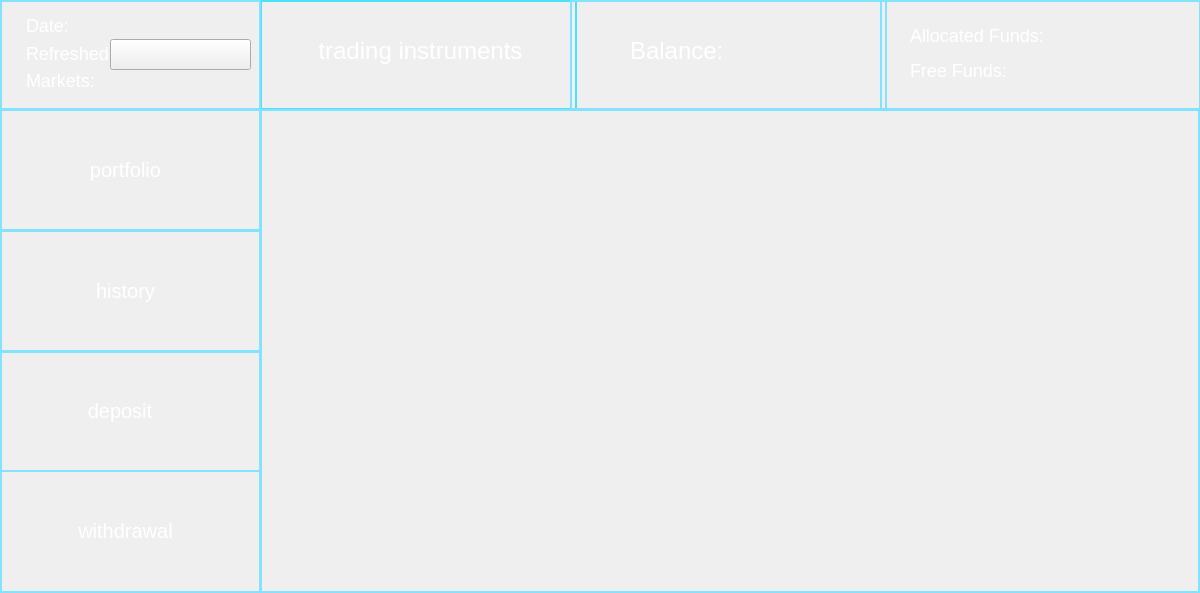
<?xml version="1.0" encoding="UTF-8"?>
<ui version="4.0">
 <class>StartMenu</class>
 <widget class="QMainWindow" name="StartMenu">
  <property name="geometry">
   <rect>
    <x>0</x>
    <y>0</y>
    <width>1200</width>
    <height>593</height>
   </rect>
  </property>
  <property name="windowTitle">
   <string>Stock Simulator</string>
  </property>
  <property name="styleSheet">
   <string notr="true">color: rgb(255, 255, 255);</string>
  </property>
  <widget class="QWidget" name="mainWin">
   <property name="styleSheet">
    <string notr="true">background-color: rgb(0, 0, 0);
QWidget#mainWin {
    border: 2px solid rgb(255, 225, 255);
}</string>
   </property>
   <widget class="QFrame" name="funds">
    <property name="geometry">
     <rect>
      <x>880</x>
      <y>0</y>
      <width>321</width>
      <height>110</height>
     </rect>
    </property>
    <property name="styleSheet">
     <string notr="true">QFrame#funds {
	border: 2px solid rgb(131, 226, 255)
}</string>
    </property>
    <property name="frameShape">
     <enum>QFrame::StyledPanel</enum>
    </property>
    <property name="frameShadow">
     <enum>QFrame::Raised</enum>
    </property>
    <widget class="QLabel" name="fundsLabel">
     <property name="geometry">
      <rect>
       <x>30</x>
       <y>50</y>
       <width>101</width>
       <height>41</height>
      </rect>
     </property>
     <property name="styleSheet">
      <string notr="true">QLabel#fundsLabel {
	font-size: 18px;
}</string>
     </property>
     <property name="text">
      <string>Free Funds:</string>
     </property>
    </widget>
    <widget class="QLabel" name="AllocatedFundsLabel">
     <property name="geometry">
      <rect>
       <x>30</x>
       <y>20</y>
       <width>141</width>
       <height>31</height>
      </rect>
     </property>
     <property name="styleSheet">
      <string notr="true">QLabel#AllocatedFundsLabel {
	font-size: 18px;
}</string>
     </property>
     <property name="text">
      <string>Allocated Funds:</string>
     </property>
    </widget>
    <widget class="QLabel" name="allocatedFundsValue">
     <property name="geometry">
      <rect>
       <x>170</x>
       <y>24</y>
       <width>141</width>
       <height>21</height>
      </rect>
     </property>
     <property name="text">
      <string/>
     </property>
    </widget>
    <widget class="QLabel" name="freeFundsValue">
     <property name="geometry">
      <rect>
       <x>130</x>
       <y>58</y>
       <width>171</width>
       <height>21</height>
      </rect>
     </property>
     <property name="text">
      <string/>
     </property>
    </widget>
   </widget>
   <widget class="QFrame" name="instrumentsFrame">
    <property name="geometry">
     <rect>
      <x>260</x>
      <y>0</y>
      <width>317</width>
      <height>110</height>
     </rect>
    </property>
    <property name="maximumSize">
     <size>
      <width>951</width>
      <height>16777215</height>
     </size>
    </property>
    <property name="styleSheet">
     <string notr="true">QFrame#instrumentsFrame {
    border: 2px solid rgb(73, 225, 255);
}</string>
    </property>
    <property name="frameShape">
     <enum>QFrame::StyledPanel</enum>
    </property>
    <property name="frameShadow">
     <enum>QFrame::Raised</enum>
    </property>
    <widget class="QPushButton" name="instrumentsButton">
     <property name="geometry">
      <rect>
       <x>50</x>
       <y>30</y>
       <width>221</width>
       <height>41</height>
      </rect>
     </property>
     <property name="styleSheet">
      <string notr="true">QPushButton#instrumentsButton {
	border: none;
	font-size: 24px;
}</string>
     </property>
     <property name="text">
      <string>trading instruments</string>
     </property>
    </widget>
   </widget>
   <widget class="QFrame" name="balance">
    <property name="geometry">
     <rect>
      <x>570</x>
      <y>0</y>
      <width>317</width>
      <height>110</height>
     </rect>
    </property>
    <property name="styleSheet">
     <string notr="true">QFrame#balance {
	border: 2px solid rgb(131, 226, 255)
}</string>
    </property>
    <property name="frameShape">
     <enum>QFrame::StyledPanel</enum>
    </property>
    <property name="frameShadow">
     <enum>QFrame::Raised</enum>
    </property>
    <widget class="QLabel" name="balanceLabel">
     <property name="geometry">
      <rect>
       <x>60</x>
       <y>30</y>
       <width>101</width>
       <height>41</height>
      </rect>
     </property>
     <property name="styleSheet">
      <string notr="true">QLabel#balanceLabel {
	font-size: 24px;
}</string>
     </property>
     <property name="text">
      <string>Balance:</string>
     </property>
    </widget>
    <widget class="QLabel" name="balanceValue">
     <property name="geometry">
      <rect>
       <x>150</x>
       <y>40</y>
       <width>141</width>
       <height>20</height>
      </rect>
     </property>
     <property name="styleSheet">
      <string notr="true"/>
     </property>
     <property name="text">
      <string/>
     </property>
    </widget>
   </widget>
   <widget class="QFrame" name="information">
    <property name="geometry">
     <rect>
      <x>0</x>
      <y>0</y>
      <width>261</width>
      <height>110</height>
     </rect>
    </property>
    <property name="styleSheet">
     <string notr="true">QFrame#information {
	border: 2px solid rgb(131, 226, 255)
}</string>
    </property>
    <property name="frameShape">
     <enum>QFrame::StyledPanel</enum>
    </property>
    <property name="frameShadow">
     <enum>QFrame::Raised</enum>
    </property>
    <widget class="QLabel" name="dateLabel">
     <property name="geometry">
      <rect>
       <x>26</x>
       <y>10</y>
       <width>51</width>
       <height>31</height>
      </rect>
     </property>
     <property name="styleSheet">
      <string notr="true">QLabel#dateLabel {
	font-size: 18px;
}</string>
     </property>
     <property name="text">
      <string>Date: </string>
     </property>
    </widget>
    <widget class="QLabel" name="refreshLabel">
     <property name="geometry">
      <rect>
       <x>26</x>
       <y>43</y>
       <width>91</width>
       <height>21</height>
      </rect>
     </property>
     <property name="styleSheet">
      <string notr="true">QLabel#refreshLabel {
	font-size: 18px;
}</string>
     </property>
     <property name="text">
      <string>Refreshed:</string>
     </property>
    </widget>
    <widget class="QLabel" name="marketStatusLabel">
     <property name="geometry">
      <rect>
       <x>26</x>
       <y>70</y>
       <width>71</width>
       <height>21</height>
      </rect>
     </property>
     <property name="styleSheet">
      <string notr="true">QLabel#marketStatusLabel {
	font-size: 18px;
}</string>
     </property>
     <property name="text">
      <string>Markets: </string>
     </property>
    </widget>
    <widget class="QLabel" name="dateTimeLabel">
     <property name="geometry">
      <rect>
       <x>76</x>
       <y>19</y>
       <width>161</width>
       <height>16</height>
      </rect>
     </property>
     <property name="styleSheet">
      <string notr="true">QLabel#dateTimeLabel {
	font-size: 16px;
}</string>
     </property>
     <property name="text">
      <string/>
     </property>
    </widget>
    <widget class="QLabel" name="marketStatusValue">
     <property name="geometry">
      <rect>
       <x>101</x>
       <y>69</y>
       <width>91</width>
       <height>21</height>
      </rect>
     </property>
     <property name="text">
      <string/>
     </property>
    </widget>
    <widget class="QPushButton" name="refreshValue">
     <property name="geometry">
      <rect>
       <x>110</x>
       <y>39</y>
       <width>141</width>
       <height>31</height>
      </rect>
     </property>
     <property name="text">
      <string/>
     </property>
    </widget>
   </widget>
   <widget class="QFrame" name="portfolio">
    <property name="geometry">
     <rect>
      <x>0</x>
      <y>109</y>
      <width>261</width>
      <height>122</height>
     </rect>
    </property>
    <property name="styleSheet">
     <string notr="true">QFrame#portfolio {
	border: 2px solid rgb(131, 226, 255)
}</string>
    </property>
    <property name="frameShape">
     <enum>QFrame::StyledPanel</enum>
    </property>
    <property name="frameShadow">
     <enum>QFrame::Raised</enum>
    </property>
    <widget class="QPushButton" name="portfolioButton">
     <property name="geometry">
      <rect>
       <x>50</x>
       <y>40</y>
       <width>151</width>
       <height>41</height>
      </rect>
     </property>
     <property name="styleSheet">
      <string notr="true">QPushButton#portfolioButton {
	border: none;
	font-size: 20px;
}</string>
     </property>
     <property name="text">
      <string>portfolio</string>
     </property>
    </widget>
   </widget>
   <widget class="QFrame" name="history">
    <property name="geometry">
     <rect>
      <x>0</x>
      <y>230</y>
      <width>261</width>
      <height>123</height>
     </rect>
    </property>
    <property name="styleSheet">
     <string notr="true">QFrame#history {
	border: 2px solid rgb(131, 226, 255)
}</string>
    </property>
    <property name="frameShape">
     <enum>QFrame::StyledPanel</enum>
    </property>
    <property name="frameShadow">
     <enum>QFrame::Raised</enum>
    </property>
    <widget class="QPushButton" name="historyButton">
     <property name="geometry">
      <rect>
       <x>50</x>
       <y>40</y>
       <width>151</width>
       <height>41</height>
      </rect>
     </property>
     <property name="styleSheet">
      <string notr="true">QPushButton#historyButton {
	border: none;
	font-size: 20px;
}</string>
     </property>
     <property name="text">
      <string>history</string>
     </property>
    </widget>
   </widget>
   <widget class="QFrame" name="deposit">
    <property name="geometry">
     <rect>
      <x>0</x>
      <y>350</y>
      <width>261</width>
      <height>122</height>
     </rect>
    </property>
    <property name="styleSheet">
     <string notr="true">QFrame#deposit {
	border: 2px solid rgb(131, 226, 255)
}</string>
    </property>
    <property name="frameShape">
     <enum>QFrame::StyledPanel</enum>
    </property>
    <property name="frameShadow">
     <enum>QFrame::Raised</enum>
    </property>
    <widget class="QPushButton" name="depositButton">
     <property name="geometry">
      <rect>
       <x>80</x>
       <y>50</y>
       <width>80</width>
       <height>22</height>
      </rect>
     </property>
     <property name="styleSheet">
      <string notr="true">QPushButton#depositButton {
	border: none;
	font-size: 20px;
}</string>
     </property>
     <property name="text">
      <string>deposit</string>
     </property>
    </widget>
   </widget>
   <widget class="QFrame" name="withdrawal">
    <property name="geometry">
     <rect>
      <x>0</x>
      <y>470</y>
      <width>261</width>
      <height>123</height>
     </rect>
    </property>
    <property name="styleSheet">
     <string notr="true">QFrame#withdrawal {
	border: 2px solid rgb(131, 226, 255)
}</string>
    </property>
    <property name="frameShape">
     <enum>QFrame::StyledPanel</enum>
    </property>
    <property name="frameShadow">
     <enum>QFrame::Raised</enum>
    </property>
    <widget class="QPushButton" name="withdrawalButton">
     <property name="geometry">
      <rect>
       <x>70</x>
       <y>50</y>
       <width>111</width>
       <height>22</height>
      </rect>
     </property>
     <property name="styleSheet">
      <string notr="true">QPushButton#withdrawalButton {
	border: none;
	font-size: 20px;
}</string>
     </property>
     <property name="text">
      <string>withdrawal</string>
     </property>
    </widget>
   </widget>
   <widget class="QStackedWidget" name="historyWidget">
    <property name="geometry">
     <rect>
      <x>260</x>
      <y>109</y>
      <width>940</width>
      <height>484</height>
     </rect>
    </property>
    <property name="styleSheet">
     <string notr="true">QStackedWidget#historyWidget {
	border: 2px solid rgb(131, 226, 255)
}</string>
    </property>
    <property name="currentIndex">
     <number>0</number>
    </property>
    <widget class="QWidget" name="page"/>
    <widget class="QWidget" name="page_2"/>
   </widget>
   <widget class="QStackedWidget" name="tradingInstrumentsWidget">
    <property name="geometry">
     <rect>
      <x>260</x>
      <y>109</y>
      <width>940</width>
      <height>484</height>
     </rect>
    </property>
    <property name="styleSheet">
     <string notr="true">QStackedWidget#tradingInstrumentsWidget {
	border: 2px solid rgb(131, 226, 255)
}</string>
    </property>
    <property name="currentIndex">
     <number>1</number>
    </property>
    <widget class="QWidget" name="page_3"/>
    <widget class="QWidget" name="page_4"/>
   </widget>
   <widget class="QStackedWidget" name="portfolioWidget">
    <property name="geometry">
     <rect>
      <x>260</x>
      <y>109</y>
      <width>940</width>
      <height>484</height>
     </rect>
    </property>
    <property name="styleSheet">
     <string notr="true">QStackedWidget#portfolioWidget {
	border: 2px solid rgb(131, 226, 255)
}</string>
    </property>
    <widget class="QWidget" name="page_5"/>
    <widget class="QWidget" name="page_6"/>
   </widget>
   <widget class="QStackedWidget" name="detailsWidget">
    <property name="geometry">
     <rect>
      <x>260</x>
      <y>109</y>
      <width>940</width>
      <height>484</height>
     </rect>
    </property>
    <widget class="QWidget" name="page_7"/>
    <widget class="QWidget" name="page_8"/>
   </widget>
  </widget>
 </widget>
 <resources/>
 <connections/>
</ui>
